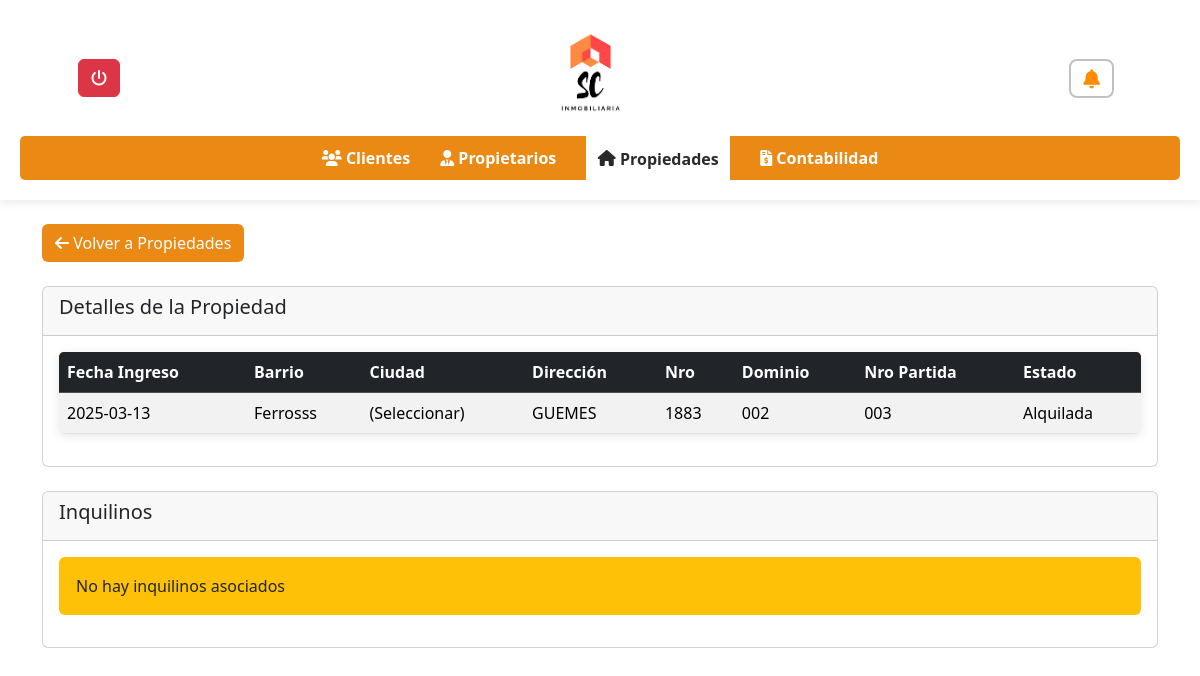
/inmobiliaria/ver_propiedad.php?id=3, run on an earlier commit of the app's database.
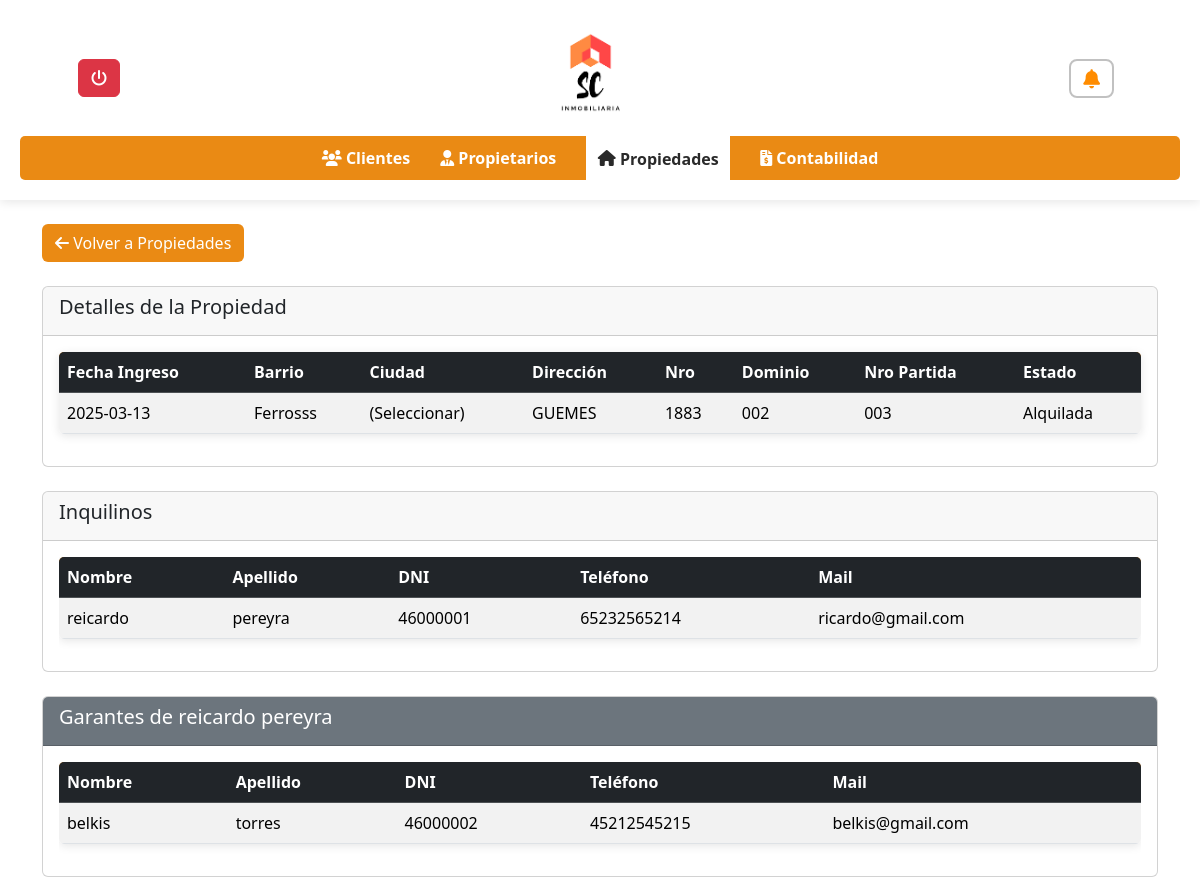
And on a later commit of the database.
### tables this page shows
CREATE TABLE `inquilinos` (
  `InquilinoID` int(11) NOT NULL,
  `Fecha` date DEFAULT NULL,
  `Nombre` varchar(50) NOT NULL,
  `Apellido` varchar(50) NOT NULL,
  `DNI` varchar(20) NOT NULL,
  `Telefono` varchar(20) DEFAULT NULL,
  `Mail` varchar(100) DEFAULT NULL,
  `ClienteID` int(11) DEFAULT NULL,
  `PropiedadID` int(11) DEFAULT NULL
);

CREATE TABLE `garantesinquilinos` (
  `GaranteInquilinoID` int(11) NOT NULL,
  `Fecha` date NOT NULL,
  `Nombre` varchar(50) NOT NULL,
  `Apellido` varchar(50) NOT NULL,
  `Direccion` varchar(100) NOT NULL,
  `DNI` varchar(20) NOT NULL,
  `DireccionPersonal` varchar(100) DEFAULT NULL,
  `Telefono` varchar(20) DEFAULT NULL,
  `Mail` varchar(100) DEFAULT NULL,
  `InquilinoID` int(11) DEFAULT NULL
);

### inmobiliaria/ver_propiedad.php (the view, shortened to what the changed rows need)
<?php
include 'conexion.php';
if (isset($_GET['id'])) {
    $propiedadID = $_GET['id'];
    $sql_inquilinos = "SELECT i.* FROM inquilinos i WHERE i.PropiedadID = ?";
    $stmt_inquilinos = mysqli_prepare($conn, $sql_inquilinos);
    mysqli_stmt_bind_param($stmt_inquilinos, "i", $propiedadID);
    mysqli_stmt_execute($stmt_inquilinos);
    $result_inquilinos = mysqli_stmt_get_result($stmt_inquilinos);
    $inquilinos = [];
    if (mysqli_num_rows($result_inquilinos) > 0) {
        while ($inquilino = mysqli_fetch_assoc($result_inquilinos)) {
            $inquilinos[] = $inquilino;
        }
    }
    foreach ($inquilinos as &$inquilino) {
        $sql_garantes = "SELECT g.* FROM garantesinquilinos g WHERE g.InquilinoID = ?";
        $stmt_garantes = mysqli_prepare($conn, $sql_garantes);
        mysqli_stmt_bind_param($stmt_garantes, "i", $inquilino['InquilinoID']);
        mysqli_stmt_execute($stmt_garantes);
        $result_garantes = mysqli_stmt_get_result($stmt_garantes);
    }
} else {
    echo "ID de propiedad no proporcionado.";
    exit;
}
?>
<!DOCTYPE html>
 <html lang="es">
 <head>
  <link rel="stylesheet" href="https://cdnjs.cloudflare.com/ajax/libs/font-awesome/6.0.0/css/all.min.css">
  <link rel="stylesheet" href="styles.css">
  <link rel="stylesheet" href="notificacion.css">
  <link href="https://cdn.jsdelivr.net/npm/bootstrap@5.3.3/dist/css/bootstrap.min.css" rel="stylesheet">
  <link rel="stylesheet" href="//cdn.datatables.net/2.2.2/css/dataTables.dataTables.min.css">
 </head>
 <body>
        <main class="container mt-4">
   <div class="card">
    <div class="card-header" >
     <h1 class="h5">Detalles de la Propiedad</h1>
    </div>
    <div class="card-body">
     <table class="table table-striped table-hover">
      <thead class="table-dark">
       <tr>
        <th>Fecha Ingreso</th>
        <th>Barrio</th>
        <th>Ciudad</th>
        <th>Dirección</th>
        <th>Nro</th>
        <th>Dominio</th>
        <th>Nro Partida</th>
        <th>Estado</th>
       </tr>
      </thead>
     </table>
    </div>
   </div>
   <div class="card mt-4">
    <div class="card-header">
     <h2 class="h5">Inquilinos</h2>
    </div>
    <div class="card-body">
     <?php if (!empty($inquilinos)): ?>
     <div class="table-responsive">
      <table class="table table-striped table-hover">
       <thead class="table-dark">
        <tr>
         <th>Nombre</th>
         <th>Apellido</th>
         <th>DNI</th>
         <th>Teléfono</th>
         <th>Mail</th>
        </tr>
       </thead>
       <tbody>
        <?php foreach ($inquilinos as $inquilino): ?>
        <tr>
         <td><?php echo $inquilino['Nombre']; ?></td>
         <td><?php echo $inquilino['Apellido']; ?></td>
         <td><?php echo $inquilino['DNI']; ?></td>
         <td><?php echo $inquilino['Telefono']; ?></td>
         <td><?php echo $inquilino['Mail']; ?></td>
        </tr>
        <?php endforeach; ?>
       </tbody>
      </table>
     </div>
     <?php else: ?>
     <div class="alert bg-warning">No hay inquilinos asociados</div>
     <?php endif; ?>
    </div>
   </div>
   <?php if (!empty($inquilinos)): ?>
   <?php foreach ($inquilinos as $inquilino): ?>
   <div class="card mt-4">
    <div class="card-header bg-secondary text-white">
     <h2 class="h5">Garantes de <?php echo $inquilino['Nombre'] . ' ' . $inquilino['Apellido']; ?></h2>
    </div>
    <div class="card-body">
     <?php if (!empty($inquilino['garantes'])): ?>
     <div class="table-responsive">
      <table class="table table-striped table-hover">
       <thead class="table-dark">
        <tr>
         <th>Nombre</th>
         <th>Apellido</th>
         <th>DNI</th>
         <th>Teléfono</th>
         <th>Mail</th>
        </tr>
       </thead>
       <tbody>
        <?php foreach ($inquilino['garantes'] as $garante): ?>
        <tr>
         <td><?php echo $garante['Nombre']; ?></td>
         <td><?php echo $garante['Apellido']; ?></td>
         <td><?php echo $garante['DNI']; ?></td>
         <td><?php echo $garante['Telefono']; ?></td>
         <td><?php echo $garante['Mail']; ?></td>
        </tr>
        <?php endforeach; ?>
       </tbody>
      </table>
     </div>
     <?php else: ?>
     <div class="alert alert-info">No hay garantes asociados</div>
     <?php endif; ?>
    </div>
   </div>
   <?php endforeach; ?>
   <?php endif; ?>
  </main>
 </body>
 </html>

What changed in the data, as far as the page shows it:
added inquilinos: Nombre "reicardo", Apellido "pereyra", DNI "46000001", Telefono "65232565214", Mail "ricardo@gmail.com"
added garantesinquilinos: Nombre "belkis", Apellido "torres", DNI "46000002", Telefono "45212545215", Mail "belkis@gmail.com"
Also different on the page:
text no longer shown: "No hay inquilinos asociados"
text now shown: "Nombre Apellido DNI Teléfono Mail"
